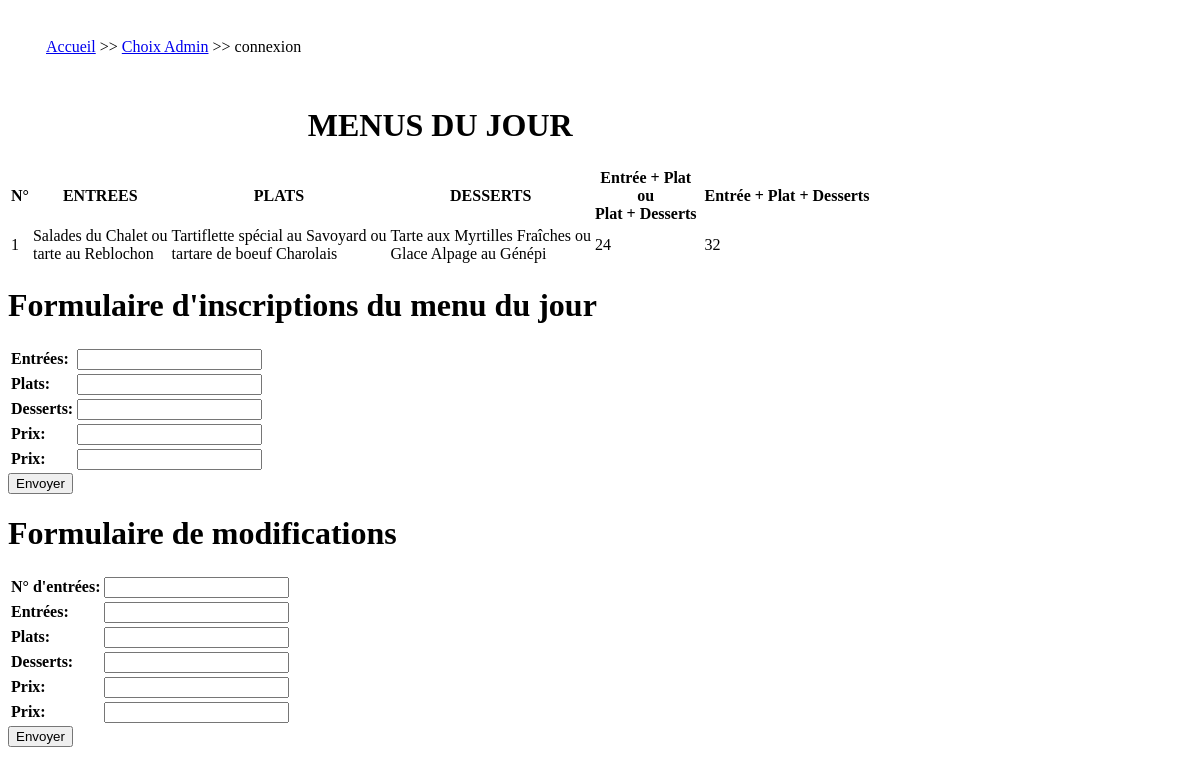
The page /carteEtMenu/pageMenu.php on the database its author committed.
### tables this page shows
CREATE TABLE `menu` (
  `id_menu` int(11) NOT NULL,
  `entre` varchar(250) NOT NULL,
  `plats` varchar(250) NOT NULL,
  `desserts` varchar(250) NOT NULL,
  `prixPetit` decimal(2,0) NOT NULL,
  `prixGrand` decimal(2,0) NOT NULL
);

### carteEtMenu/pageMenu.php (the view, shortened to what this page needs)
<!doctype html>
<html>
<head>
    <link rel="stylesheet" href="">
</head>
<body>
<nav class="breadcrumb" aria-label="breadcrumb">
    <ul>
        <li><a href="../index.php">Accueil</a></li>
        <li><a href="../admin/choixAdmin.php">Choix Admin</a></li>
        <li><span aria-current="page">connexion</span></li>
    </ul>
</nav>
    <div class="entrer">
        <table>
            <caption>
                <h1>MENUS DU JOUR</h1>
            </caption>
            <thead>
                <tr>
                    <th>N°</th>
                    <th>ENTREES</th>
                    <th>PLATS</th>
                    <th>DESSERTS</th>
                    <th>Entrée + Plat<br> ou <br>Plat + Desserts</th>
                    <th></th>
                    <th>Entrée + Plat + Desserts</th>
                </tr>
            </thead>
            <tbody>
                <?php
                try {
                    $bdd = new PDO('mysql:host=localhost;dbname=restau_database', 'root');
                } catch (Exception $e) {
                    die('Erreur:' . $e->getMessage());
                }
                $reponse = $bdd->query('SELECT * FROM menu ORDER BY id_menu ');
                while ($donnees = $reponse->fetch()) {
                ?>
                    <tr>
                        <td><?php echo $donnees['id_menu']; ?></td>
                        <td><?php echo $donnees['entre']; ?></td>
                        <td><?php echo $donnees['plats']; ?></td>
                        <td><?php echo $donnees['desserts']; ?></td>
                        <td><?php echo $donnees['prixPetit']; ?></td>
                        <td></td>
                        <td><?php echo $donnees['prixGrand']; ?></td>
                    </tr>
                <?php
                }
                ?>
            </tbody>
        </table>
    </div>
    <h1>Formulaire d'inscriptions du menu du jour</h1>
    <form name="inscription" action="enregistrerMenu.php" method="post">
        <table>
            <tr>
                <td><label for="entre"><strong>Entrées:</strong></label></td>
                <td><input type="text" name="entre" id="entre" required="required" /></td>
            </tr>
            <tr>
                <td><label for="plats"><strong>Plats:</strong></label></td>
                <td><input type="text" name="plats" id="plats" required="required" /></td>
            </tr>
            <tr>
                <td><label for="desserts"><strong>Desserts:</strong></label></td>
                <td><input type="text" name="desserts" id="desserts" required="required" /></td>
            </tr>
            <tr>
                <td><label for="prixPetit"><strong>Prix:</strong></label></td>
                <td><input type="int" name="prixPetit" id="prixPetit" /></td>
            </tr>
            <tr>
                <td><label for="prixGrand"><strong>Prix:</strong></label></td>
                <td><input type="int" name="prixGrand" id="prixGrand" /></td>
            </tr>
        </table>
        <input type="submit" name="register" value="Envoyer" />
    </form>
    <h1>Formulaire de modifications</h1>
    <form name="inscription" action="modifierMenu.php" method="post">
        <table>
               <tr>
                    <td><label for="id_menu"><strong>N° d'entrées:</strong></label></td>
                    <td><input type="int" name="id_menu" id="id_menu" required="required" /></td>
               </tr>
            <tr>
                <td><label for="entre"><strong>Entrées:</strong></label></td>
                <td><input type="text" name="entre" id="entre" required="required" /></td>
            </tr>
            <tr>
                <td><label for="plats"><strong>Plats:</strong></label></td>
                <td><input type="text" name="plats" id="plats" required="required" /></td>
            </tr>
            <tr>
                <td><label for="desserts"><strong>Desserts:</strong></label></td>
                <td><input type="text" name="desserts" id="desserts" required="required" /></td>
            </tr>
            <tr>
                <td><label for="prixPetit"><strong>Prix:</strong></label></td>
                <td><input type="int" name="prixPetit" id="prixPetit" /></td>
            </tr>
            <tr>
                <td><label for="prixGrand"><strong>Prix:</strong></label></td>
                <td><input type="int" name="prixGrand" id="prixGrand" /></td>
            </tr>
        </table>
        <input type="submit" name="register" value="Envoyer" />
    </form>
</body>
</html>

### carteEtMenu/pageMenu.php (style rules this page uses)
.breadcrumb { padding: 0 .5rem; }
.breadcrumb ul { display: flex; flex-wrap: wrap; list-style: none; margin: 0; padding: 30px; }
.breadcrumb li:not(:last-child)::after { display: inline-block; margin: 0 .25rem; content: ">>"; }

### rows shown on the page
menu: id_menu "1", entre "Salades du Chalet ou tarte au Reblochon", plats "Tartiflette spécial au Savoyard ou tartare de boeuf Charolais", desserts "Tarte aux Myrtilles Fraîches ou Glace Alpage au Génépi", prixPetit "24", prixGrand "32"
